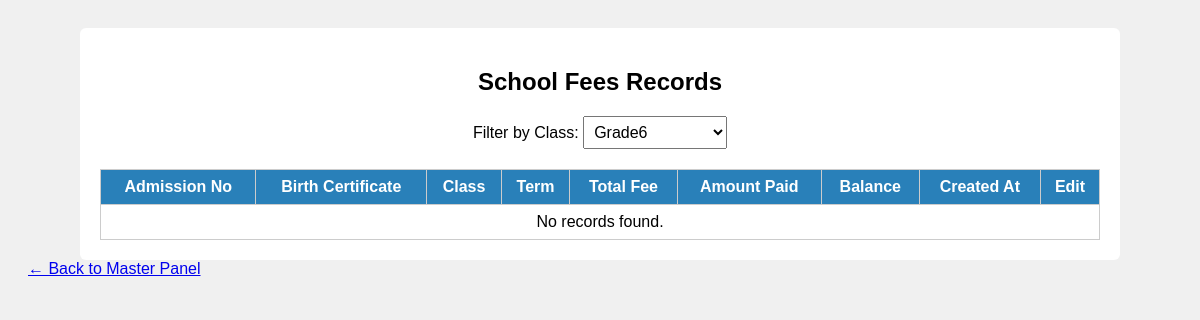
/tables/edit_fees.php?class=grade6 (signed in), run on an earlier commit of the app's database.
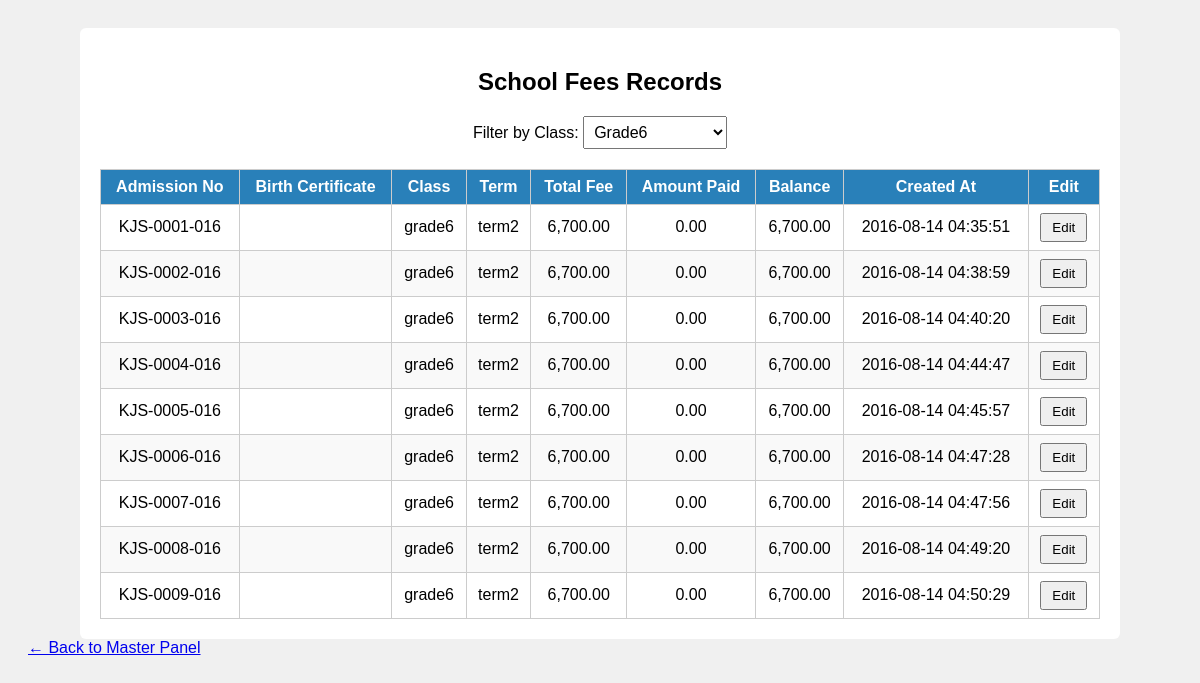
And on a later commit of the database.
### tables this page shows
CREATE TABLE school_fees(
    admission_no varchar(15) NOT NULL PRIMARY KEY,
    birth_cert varchar(20),
    class ENUM('babyclass','intermediate','PP1','PP2','grade1','grade2','grade3','grade4','grade5','grade6') NOT NULL,
    term ENUM('term1','term2','term3') NOT NULL,
    total_fee DECIMAL(10, 2) NOT NULL DEFAULT 0.00,
    amount_paid DECIMAL(10, 2) NOT NULL DEFAULT 0.00,
    balance DECIMAL(10, 2),
    created_at TIMESTAMP DEFAULT CURRENT_TIMESTAMP
);

### tables/edit_fees.php (the view, shortened to what this page needs)
<?php
include '../php/db.php';
$classes = ['babyclass','intermediate','PP1','PP2','grade1','grade2','grade3','grade4','grade5','grade6'];
$filter_class = $_GET['class'] ?? '';
$whereClause = '';
if ($filter_class) {
    $whereClause = 'WHERE class = ?';
}
$sql = "SELECT admission_no, birth_cert, class, term, total_fee, amount_paid, balance, created_at
        FROM school_fees $whereClause
        ORDER BY admission_no ASC";
$stmt = $conn->prepare($sql);
if ($filter_class) {
    $stmt->bind_param("s", $filter_class);
}
$stmt->execute();
$result = $stmt->get_result();
?>
<!DOCTYPE html>
<html lang="en">
<head>
</head>
<body>
<div class="container">
    <h2>School Fees Records</h2>
    <form method="GET" class="filter-form">
        <label>
            Filter by Class:
            <select name="class" onchange="this.form.submit()">
                <?php foreach ($classes as $c): ?>
                    <option value="<?= $c ?>" <?= $filter_class === $c ? 'selected' : '' ?>><?= ucfirst($c) ?></option>
                <?php endforeach; ?>
            </select>
        </label>
    </form>
    <table>
        <thead>
            <tr>
                <th>Admission No</th>
                <th>Birth Certificate</th>
                <th>Class</th>
                <th>Term</th>
                <th>Total Fee</th>
                <th>Amount Paid</th>
                <th>Balance</th>
                <th>Created At</th>
                <th>Edit</th>
            </tr>
        </thead>
        <tbody>
        <?php if ($result->num_rows > 0): ?>
            <?php while ($row = $result->fetch_assoc()): ?>
                <tr>
                    <td><?= htmlspecialchars($row['admission_no']) ?></td>
                    <td><?= htmlspecialchars($row['birth_cert']) ?></td>
                    <td><?= htmlspecialchars($row['class']) ?></td>
                    <td><?= htmlspecialchars($row['term']) ?></td>
                    <td><?= number_format($row['total_fee'], 2) ?></td>
                    <td><?= number_format($row['amount_paid'], 2) ?></td>
                    <td><?= number_format($row['balance'], 2) ?></td>
                    <td><?= htmlspecialchars($row['created_at']) ?></td>
                    <td>
                        <button class="edit-btn"
                            data-admission="<?= htmlspecialchars($row['admission_no']) ?>"
                            data-total_fee="<?= htmlspecialchars($row['total_fee']) ?>"
                            data-amount_paid="<?= htmlspecialchars($row['amount_paid']) ?>"
                            data-balance="<?= htmlspecialchars($row['balance']) ?>"
                        >Edit</button>
                    </td>
                </tr>
            <?php endwhile; ?>
        <?php else: ?>
            <tr><td colspan="9" style="text-align:center;">No records found.</td></tr>
        <?php endif; ?>
        </tbody>
    </table>
</div>
<a href="../php/master_panel.php" class="back-link">← Back to Master Panel</a>
</body>
</html>

What changed in the data, as far as the page shows it:
added school_fees: admission_no "KJS-0001-016", class "grade6", term "term2", total_fee "6,700.00", amount_paid "0.00", balance "6,700.00", created_at "2016-08-14 04:35:51"
added school_fees: admission_no "KJS-0002-016", class "grade6", term "term2", total_fee "6,700.00", amount_paid "0.00", balance "6,700.00", created_at "2016-08-14 04:38:59"
added school_fees: admission_no "KJS-0003-016", class "grade6", term "term2", total_fee "6,700.00", amount_paid "0.00", balance "6,700.00", created_at "2016-08-14 04:40:20"
added school_fees: admission_no "KJS-0004-016", class "grade6", term "term2", total_fee "6,700.00", amount_paid "0.00", balance "6,700.00", created_at "2016-08-14 04:44:47"
added school_fees: admission_no "KJS-0005-016", class "grade6", term "term2", total_fee "6,700.00", amount_paid "0.00", balance "6,700.00", created_at "2016-08-14 04:45:57"
added school_fees: admission_no "KJS-0006-016", class "grade6", term "term2", total_fee "6,700.00", amount_paid "0.00", balance "6,700.00", created_at "2016-08-14 04:47:28"
added school_fees: admission_no "KJS-0007-016", class "grade6", term "term2", total_fee "6,700.00", amount_paid "0.00", balance "6,700.00", created_at "2016-08-14 04:47:56"
added school_fees: admission_no "KJS-0008-016", class "grade6", term "term2", total_fee "6,700.00", amount_paid "0.00", balance "6,700.00", created_at "2016-08-14 04:49:20"
added school_fees: admission_no "KJS-0009-016", class "grade6", term "term2", total_fee "6,700.00", amount_paid "0.00", balance "6,700.00", created_at "2016-08-14 04:50:29"
Also different on the page:
text no longer shown: "No records found."
